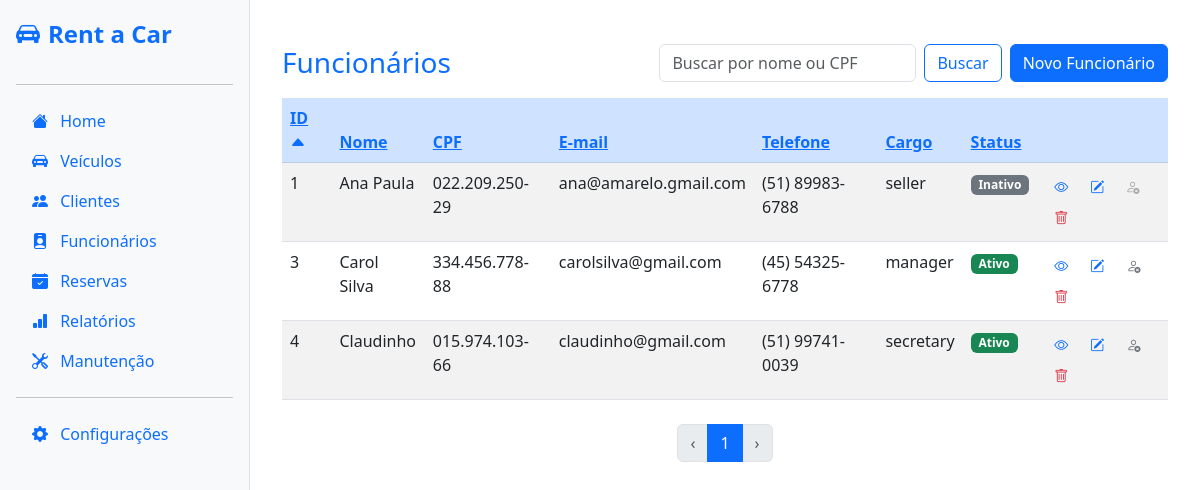
/employee/, run on the app's committed database.
### employee/models.py (models this page shows, shortened)
class Employee(models.Model):
    name = models.CharField(max_length=255, verbose_name="Nome")
    cpf = models.CharField(max_length=11, unique=True, verbose_name="CPF")
    email = models.EmailField(verbose_name="E-mail")
    address = models.TextField(blank=True, null=True, verbose_name="Endereço")
    phone = models.CharField(max_length=11, verbose_name="Telefone")
    active = models.BooleanField(default=True, verbose_name="Ativo")
    position = models.CharField(
        max_length=20, choices=POSITIONS_CHOICES, default='')
    class Meta:
        verbose_name = "Funcionario"
        verbose_name_plural = "Funcionarios"
    @property
    def cpf_formatado(self):
        cpf = self.cpf
        return f"{cpf[:3]}.{cpf[3:6]}.{cpf[6:9]}-{cpf[9:]}"
    @property
    def phone_formatado(self):
        if len(self.phone) == 11:
            ddd = self.phone[:2]
            parte1 = self.phone[2:7]
            parte2 = self.phone[7:]
            return f"({ddd}) {parte1}-{parte2}"
        return self.phone  # se não tiver 11 dígitos, retorna como está

### employee/views.py (the view)
# urls.py: path('', views.employee_list, name='employee_list'),
def employee_list(request):
    query = request.GET.get('q', '').strip()  # Busca por nome ou CPF
    employees = Employee.objects.all()
    sort = request.GET.get('sort', 'id')
    order = request.GET.get('order', 'asc')
    if query:
        query_clean = re.sub(r'[\.\-\s]', '', query)
        employees = employees.filter(
            Q(name__icontains=query) |
            Q(cpf__icontains=query_clean)
        )
    if order == 'desc':
        sort = '-' + sort
    employees = employees.order_by(sort)
    paginator = Paginator(employees, 10)
    page_number = request.GET.get('page')
    employees = paginator.get_page(page_number)
    count = Employee.objects.count()
    return render(request, 'employees/list.html', {'employees': employees, 'query': query, 'sort': sort, 'order': order, 'total': count, 'page_range': paginator.page_range})

### employee/templates/employees/list.html (shortened to what this page needs)
{% extends "base/base.html" %}
{% block content %}
<div class="container mt-4">
  <div class="d-flex align-items-center justify-content-between mb-3 flex-wrap">
    <h3 class="mb-0 me-3 text-primary">Funcionários</h3>
    <div class="d-flex ms-auto align-items-center gap-2">
      <form
        method="get"
        class="d-flex"
        style="min-width: 320px; max-width: 400px"
      >
        <input
          class="form-control me-2"
          type="search"
          name="q"
          value="{{ query|default:'' }}"
          placeholder="Buscar por nome ou CPF"
          aria-label="Buscar"
          style="min-width: 250px"
        />
        <button class="btn btn-outline-primary" type="submit">Buscar</button>
      </form>
      <a href="{% url 'employee_create' %}" class="btn btn-primary"
        >Novo Funcionário</a
      >
    </div>
  </div>
  <table class="table table-striped">
    <thead class="table-primary">
      <tr>
        <th>
          <a
            href="?sort=id&order={% if sort == 'id' and order == 'asc' %}desc{% else %}asc{% endif %}&q={{ query|urlencode }}"
          >
            ID
            {% if sort == 'id' %}
              <i class="bi bi-caret-{% if order == 'asc' %}up{% else %}down{% endif %}-fill"></i>
            {% endif %}
          </a>
        </th>
        <th>
          <a
            href="?sort=name&order={% if sort == 'name' and order == 'asc' %}desc{% else %}asc{% endif %}&q={{ query|urlencode }}"
          >
            Nome
          </a>
        </th>
        <th>
          <a
            href="?sort=cpf&order={% if sort == 'cpf' and order == 'asc' %}desc{% else %}asc{% endif %}&q={{ query|urlencode }}"
          >
            CPF
          </a>
        </th>
        <th>
          <a
            href="?sort=email&order={% if sort == 'email' and order == 'asc' %}desc{% else %}asc{% endif %}&q={{ query|urlencode }}"
          >
            E-mail
          </a>
        </th>
        <th>
          <a
            href="?sort=phone&order={% if sort == 'phone' and order == 'asc' %}desc{% else %}asc{% endif %}&q={{ query|urlencode }}"
          >
            Telefone
          </a>
        </th>
        <th>
          <a
            href="?sort=position&order={% if sort == 'position' and order == 'asc' %}desc{% else %}asc{% endif %}&q={{ query|urlencode }}"
          >
            Cargo
          </a>
        </th>
        <th>
          <a
            href="?sort=active&order={% if sort == 'active' and order == 'asc' %}desc{% else %}asc{% endif %}&q={{ query|urlencode }}"
          >
            Status
          </a>
        </th>
        <th scope="col"></th>
      </tr>
    </thead>
    <tbody>
      {% for employee in employees %}
      <tr>
        <td>{{ employee.id }}</td>
        <td>{{ employee.name|title }}</td>
        <td>{{ employee.cpf_formatado }}</td>
        <td>{{ employee.email }}</td>
        <td>{{ employee.phone_formatado }}</td>
        <td>{{ employee.position }}</td>
        <td>
          {% if employee.active %}
          <span class="badge bg-success">Ativo</span>
          {% else %}
          <span class="badge bg-secondary">Inativo</span>
          {% endif %}
        </td>
        <td>
          <a
            href="{% url 'employee_detail' employee.id %}"
            class="btn btn-sm"
            title="Visualizar"
          >
            <i class="bi bi-eye text-primary"></i>
          </a>
          <a
            href="{% url 'employee_update' employee.id %}"
            class="btn btn-sm"
            title="Editar"
          >
            <i class="bi bi-pencil-square text-primary"></i>
          </a>
          {% if employee.active %}
          <a
            href="{% url 'employee_inactivate' employee.id %}"
            class="btn btn-sm"
            title="Inativar"
            onclick="return confirm('Tem certeza que deseja inativar este funcionario?');"
          >
            <i class="bi bi-person-x text-secondary"></i>
          </a>
          {% else %}
          <button
            class="btn btn-sm"
            title="Funcionario já inativo"
            disabled
            style="
              border: none;
              background: none;
              color: gray;
              cursor: not-allowed;
            "
          >
            <i class="bi bi-person-x"></i>
          </button>
          {% endif %}
          <button
            type="button"
            class="btn btn-sm"
            data-bs-toggle="modal"
            data-bs-target="#deleteModal{{ employee.id }}"
            title="Excluir"
          >
            <i class="bi bi-trash text-danger"></i>
          </button>
        </td>
      </tr>
      {% empty %}
      <tr>
        <td colspan="8" class="text-center">Nenhum funcionario encontrado.</td>
      </tr>
      {% endfor %}
    </tbody>
  </table>
  <nav aria-label="Paginacao" class="mt-4">
    <ul class="pagination justify-content-center">
      {% if employees.has_previous %}
      <li class="page-item">
        <a
          class="page-link"
          href="?page={{ employees.previous_page_number }}&sort={{ sort }}&order={{ order }}&q={{ query|urlencode }}"
          aria-label="Anterior"
        >
          ‹
        </a>
      </li>
      {% else %}
      <li class="page-item disabled">
        <span class="page-link" aria-label="Anterior">‹</span>
      </li>
      {% endif %}
      <li class="page-item active">
        <span class="page-link">{{ employees.number }}</span>
      </li>
      {% if employees.has_next %}
      <li class="page-item">
        <a
          class="page-link"
          href="?page={{ employees.next_page_number }}&sort={{ sort }}&order={{ order }}&q={{ query|urlencode }}"
          aria-label="Próxima"
        >
          ›
        </a>
      </li>
      {% else %}
      <li class="page-item disabled">
        <span class="page-link" aria-label="Próxima">›</span>
      </li>
      {% endif %}
    </ul>
  </nav>
</div>
{% endblock %}

### data on the page
Employee: id "1", name "Ana Paula", cpf_formatado "022.209.250-29", email "ana@amarelo.gmail.com", phone_formatado "(51) 89983-6788", position "seller", active "Inativo"
Employee: id "3", name "Carol Silva", cpf_formatado "334.456.778-88", email "carolsilva@gmail.com", phone_formatado "(45) 54325-6778", position "manager", active "Ativo"
Employee: id "4", name "Claudinho", cpf_formatado "015.974.103-66", email "claudinho@gmail.com", phone_formatado "(51) 99741-0039", position "secretary", active "Ativo"

### other printed values
{{ employees.number }} "1"
